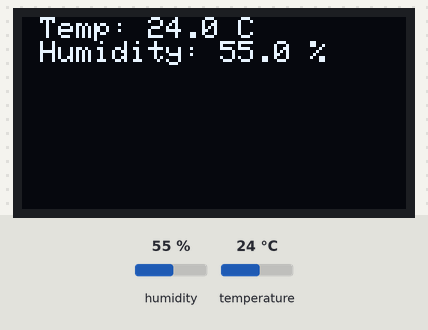
A sketch run on a simulated ESP32. Parts: 128×64 one-colour display. The inputs (shaded band) are chosen by the test bench; at power-on: humidity 55 %, temperature 24 °C. WiFi joins after 1.5 s; servers stay silent unless stated; uploads are accepted with an empty reply; the local clock reads 2024-03-15 10:24:30 at power-on unless the sketch sets it; what the sketch prints to the serial monitor is not drawn.

Above: at 4.0 s.
4.1 s: humidity set to 22 %
At 6.0 s:
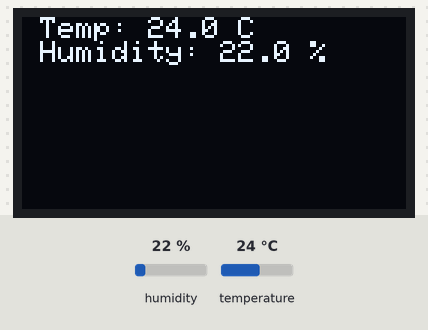
10.2 s: temperature set to 12 °C
At 12.7 s:
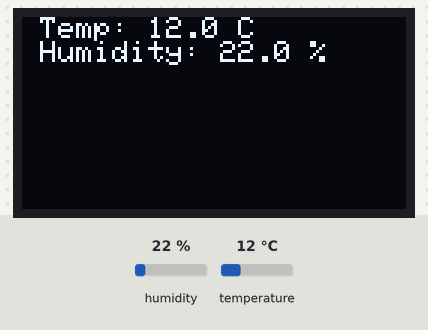
13.0 s: humidity set to 40 %
At 14.7 s:
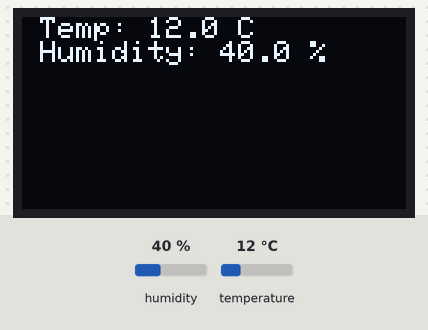
15.8 s: temperature set to 19 °C
At 22.0 s:
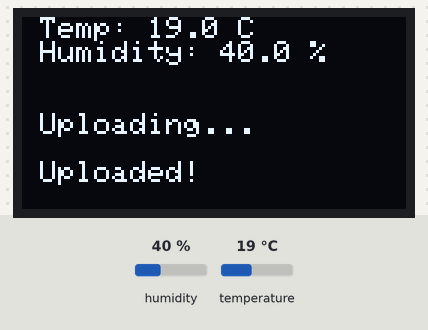
Timing chart, 0 to 22.9 s (numbered marks = the images above; inputs shaded):
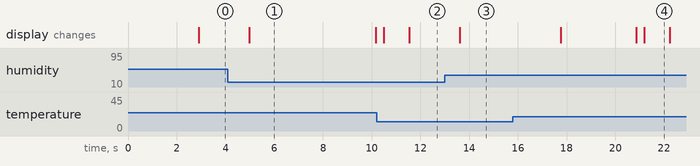

The sketch:

code.ino
```cpp
#include <WiFi.h>
#include <WiFiClientSecure.h>
#include <ArduinoJson.h>
#include <DHT.h>
#include <Adafruit_GFX.h>
#include <Adafruit_SSD1306.h>

// --- OLED config ---
#define SCREEN_WIDTH 128
#define SCREEN_HEIGHT 64
#define OLED_RESET -1
Adafruit_SSD1306 display(SCREEN_WIDTH, SCREEN_HEIGHT, &Wire, OLED_RESET);

// --- Sensor config ---
#define DHTPIN 23
#define DHTTYPE DHT11
DHT dht(DHTPIN, DHTTYPE);

// --- WiFi Credentials ---
const char* ssid = "your_wifi_ssid";
const char* password = "your_wifi_password";

// --- Firebase Auth ---
const char* authHost = "identitytoolkit.googleapis.com";
const char* apiKey = "your_firebase_api_key";
const char* userEmail = "your_firebase_email";
const char* userPassword = "your_firebase_password";
const char* dbHost = "your_firebase_database_host";
String idToken;

// --- Timestamp Formatter ---
String getTimestamp() {
  time_t now = time(nullptr);
  struct tm* t = localtime(&now);
  char buf[20];
  sprintf(buf, "%02d:%02d:%02d", t->tm_hour, t->tm_min, t->tm_sec);
  return String(buf);
}

// --- Upload to Firebase ---
void writeToFirebase(float temperature, float humidity) {
  WiFiClientSecure dbClient;
  dbClient.setInsecure();

  String timestamp = getTimestamp();
  String path = "/sensor_log/" + timestamp + ".json?auth=" + idToken;
  String data = "{\"temp\": " + String(temperature) + ", \"humidity\": " + String(humidity) + "}";

  Serial.println("\n📤 Uploading to Firebase...");
  Serial.println("Connecting to: " + String(dbHost));

  if (!dbClient.connect(dbHost, 443)) {
    Serial.println("❌ Firebase DB connection failed.");
    return;
  }

  dbClient.println("PUT " + path + " HTTP/1.1");
  dbClient.println("Host: " + String(dbHost));
  dbClient.println("Content-Type: application/json");
  dbClient.println("Content-Length: " + String(data.length()));
  dbClient.println();
  dbClient.println(data);

  unsigned long timeout = millis() + 3000;
  while (dbClient.connected() && millis() < timeout) {
    while (dbClient.available()) {
      Serial.write(dbClient.read());
      yield();
    }
    yield();
  }

  dbClient.stop();
}

void setup() {
  Serial.begin(115200);
  Wire.begin(21, 22);  // SDA, SCL
  dht.begin();

  if (!display.begin(SSD1306_SWITCHCAPVCC, 0x3C)) {
    Serial.println("❌ OLED init failed");
    while (true);
  }
  display.clearDisplay();
  display.setTextSize(1);
  display.setTextColor(SSD1306_WHITE);
  display.setCursor(0, 0);
  display.println("Booting...");
  display.display();
  delay(1000);

  Serial.println("📶 Connecting to Wi-Fi...");
  WiFi.begin(ssid, password);
  while (WiFi.status() != WL_CONNECTED) {
    delay(300);
    Serial.print(".");
    yield();
  }
  Serial.println("\n✅ WiFi connected.");

  configTime(0, 0, "pool.ntp.org", "time.nist.gov");
  while (time(nullptr) < 10000) {
    delay(500);
    Serial.print("*");
    yield();
  }
  Serial.println("\n⏰ Time synced.");

  WiFiClientSecure client;
  client.setInsecure();

  Serial.println("🔐 Authenticating with Firebase...");
  if (!client.connect(authHost, 443)) {
    Serial.println("❌ Auth connection failed.");
    return;
  }

  String url = "/v1/accounts:signInWithPassword?key=" + String(apiKey);
  String payload = "{\"email\":\"" + String(userEmail) + "\",\"password\":\"" + String(userPassword) + "\",\"returnSecureToken\":true}";

  client.println("POST " + url + " HTTP/1.1");
  client.println("Host: " + String(authHost));
  client.println("Content-Type: application/json");
  client.println("Content-Length: " + String(payload.length()));
  client.println();
  client.println(payload);

  String response = "";
  unsigned long timeout = millis() + 5000;
  while (client.connected() && millis() < timeout) {
    while (client.available()) {
      char c = client.read();
      response += c;
      yield();
    }
    yield();
  }

  int jsonStart = response.indexOf('{');
  int jsonEnd = response.lastIndexOf('}');
  if (jsonStart > 0 && jsonEnd > jsonStart) {
    String jsonBody = response.substring(jsonStart, jsonEnd + 1);
    DynamicJsonDocument doc(2048);
    DeserializationError err = deserializeJson(doc, jsonBody);
    if (!err) {
      idToken = doc["idToken"].as<String>();
      Serial.println("✅ Firebase Auth success.");
    } else {
      Serial.println("❌ Failed to parse Firebase auth response.");
    }
  } else {
    Serial.println("❌ Invalid Firebase auth response.");
  }
}

unsigned long lastUpload = 0;
const unsigned long uploadInterval = 10000;

void loop() {
  float temp = dht.readTemperature();
  float hum = dht.readHumidity();

  if (isnan(temp) || isnan(hum)) {
    Serial.println("❌ Sensor read failed.");
    delay(1000);
    yield();
    return;
  }

  display.clearDisplay();
  display.setCursor(0, 0);
  display.printf(" Temp: %.1f C\n", temp);
  display.printf(" Humidity: %.1f %%\n", hum);

  if (millis() - lastUpload >= uploadInterval) {
    display.setCursor(0, 32);
    display.println(" Uploading...");
    display.display();
    yield();

    writeToFirebase(temp, hum);

    display.setCursor(0, 48);
    display.println(" Uploaded!");
    lastUpload = millis();
  }

  display.display();
  yield();
  delay(1000);
}
```

Measured:
- after the input at 4.1 s, the display: changes after 0.88 s (image 1)
- after the input at 13.0 s, the display: changes after 0.61 s (image 3)
- what the display in image 1 shows lasts 5.2 s, from 5.0 s to 10.2 s
- what the display in image 4 shows lasts 1.0 s, from 21.2 s to 22.2 s
